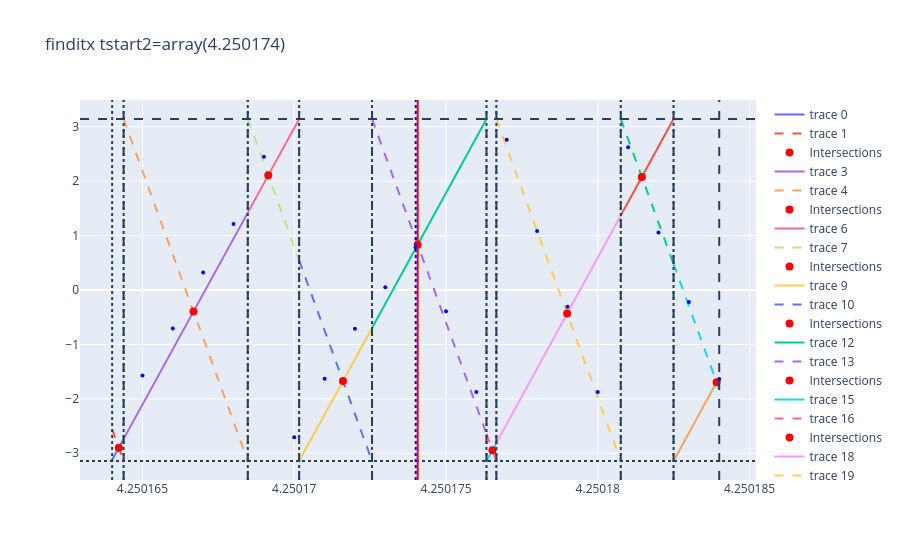
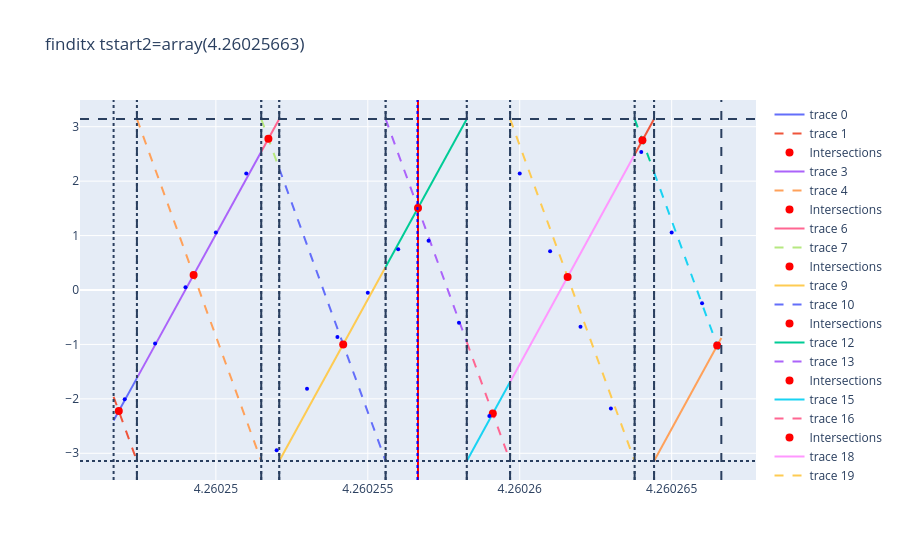
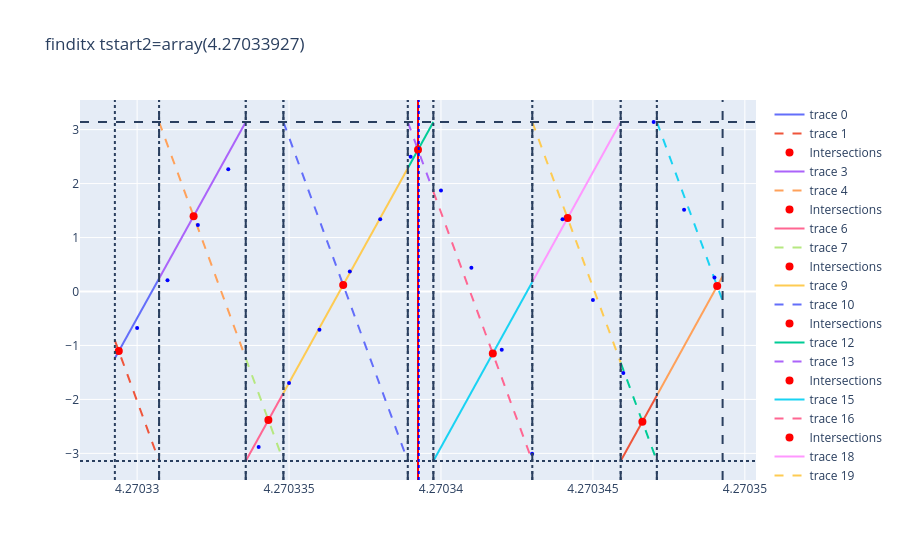
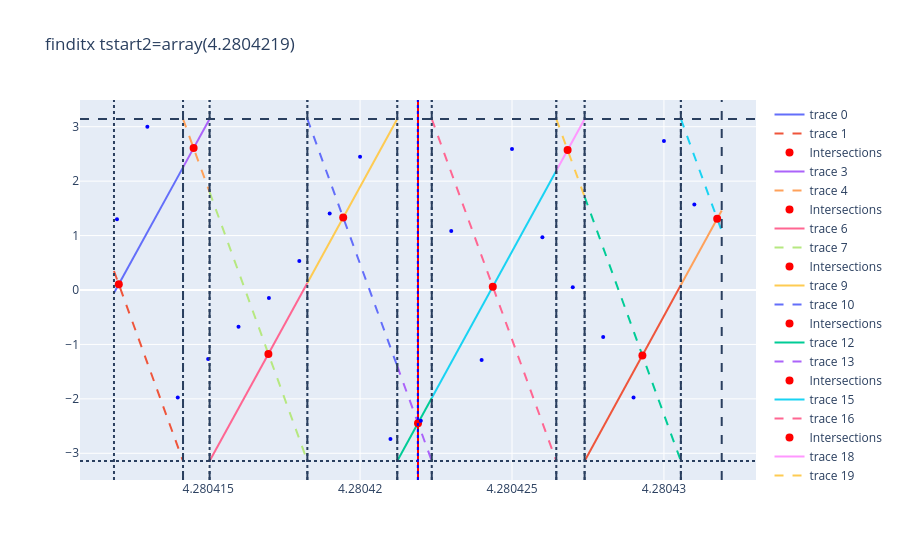

The notebook cell saved with these charts, in order:
### Markdown cell above
### Plot the intersection point results, fit tjump

### Code cell
coeflist = fitcoef2(coeff, coeft, reader)
sec_xlist2 = []
sec_tlist2 = []
for pidx in xp.arange(6):
    x1 = ceil(xp.polyval(coeff_time, pidx + 0.8) * Config.fs)
    x2 = ceil(xp.polyval(coeff_time, pidx + 1) * Config.fs)
    nsymbr = xp.arange(x1, x2)
    tsymbr = nsymbr / Config.fs
    sig = reader.get(x1, x2 - x1)
    res = sig.dot(xp.exp(-1j * xp.polyval(coeflist[pidx], tsymbr)))
if True:
    for pidx in xp.arange(4, 5):
        tstart2 = xp.polyval(coeft, pidx)
        selected = find_intersections(coeflist[pidx - 1], coeflist[pidx], tstart2, reader, 1e-4, draw=True, remove_range=False)
        if selected != None:
            sec_xlist2.append(pidx)
            sec_tlist2.append(to_scalar(selected))
    sec_xlist2 = xp.array(sec_xlist2)
    sec_tlist2 = xp.array(sec_tlist2)
    # with open(f"intersections0.pkl","wb") as f:
        # pickle.dump((sec_xlist, sec_tlist), f)

# with open(f"intersections0.pkl","rb") as f:
    # sec_xlist, sec_tlist = pickle.load(f)
coeff_time2 = xp.polyfit(sec_xlist2, sec_tlist2, 1)
print(f"guessed: {coeft=} coeff_time={coeff_time2[0]:.12f},{coeff_time2[1]:.12f} cfo ppm from time: {1 - coeff_time2[0] / Config.nsampf * Config.fs} cfo: {(1 - coeff_time2[0] / Config.nsampf * Config.fs) * Config.sig_freq}")
pltfig(((sec_xlist2, sec_tlist2), (sec_xlist2, xp.polyval(coeff_time2, sec_xlist2))), title="intersect points fitline").show()
pltfig1(sec_xlist2, sec_tlist2 - xp.polyval(coeff_time2, sec_xlist2), title="intersect points diff").show()
